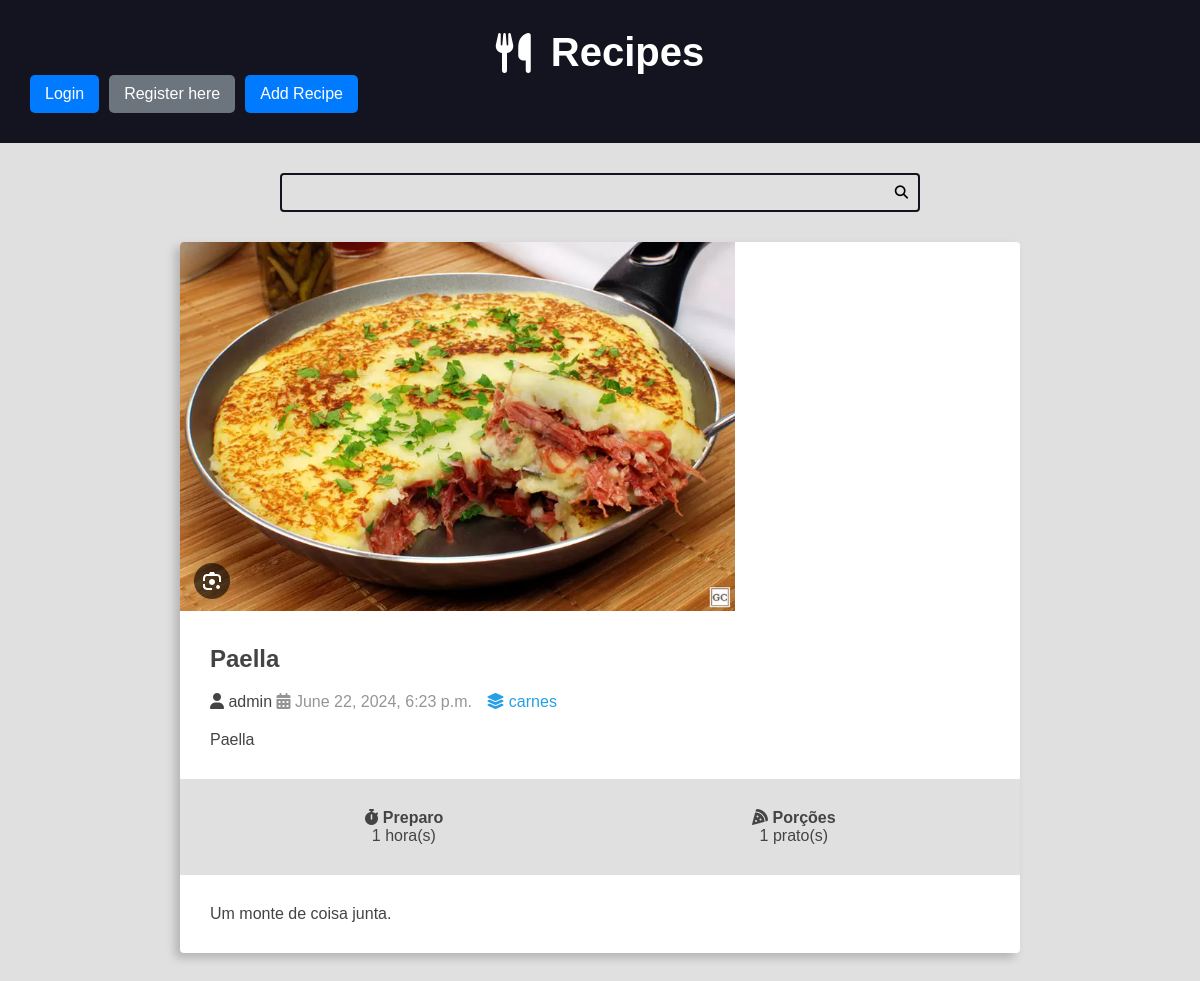
The app's page /recipes/3/ with its own data.
### recipes/models.py (models this page shows, shortened)
class Recipe(models.Model):
    title = models.CharField(max_length=65) #VARCHAR(65)
    description = models.CharField(max_length=165) #VARCHAR(165)
    slug = models.SlugField(unique=True) #VARCHAR
    preparation_time = models.IntegerField() #INTEGER
    preparation_time_unit = models.CharField(max_length=65)
    servings = models.IntegerField() #INTEGER
    servings_unit = models.CharField(max_length=65) #VARCHAR(65)
    preparation_steps = models.TextField() #TEXT
    preparation_steps_is_html = models.BooleanField(default=False) #BOOLEAN
    created_at = models.DateTimeField(auto_now_add=True) #TIMESTAMP
    updated_at = models.DateTimeField(auto_now=True) #TIMESTAMP
    is_published = models.BooleanField(default=False) #BOOLEAN
    cover = models.ImageField(upload_to='recipes/covers/%Y/%m/%d/') #VARCHAR
    category = models.ForeignKey(
        Category, on_delete=models.SET_NULL, null=True,
        blank=True, default=None
        ) #VARCHAR(65)
    author = models.ForeignKey(
        User, on_delete=models.SET_NULL, null=True
        ) #VARCHAR

class Category(models.Model):
    name = models.CharField(max_length=65) #VARCHAR(65)

### recipes/views.py (the view)
# urls.py: path('recipes/<int:id>/', recipe, name='recipes-recipe'), #Recipes
def recipe(request, id):
    recipe = get_object_or_404(Recipe,
        pk=id,
        is_published = True
        )
    return render(request, 'recipes/pages/recipe-view.html',context={
                    'recipe': recipe,
                    'is_detail_page': True,
                  })

### recipes/templates/recipes/pages/recipe-view.html (shortened to what this page needs)
{% extends 'recipes/pages/base.html' %}
{% block content %}
        <div class="main-content main-content-detail container">
            {% include 'recipes/partials/recipe.html' %}
        </div>
{% endblock content %}

### recipes/templates/recipes/partials/recipe.html (shortened to what this page needs)
{% load static %}
<div class="recipe recipe-list-item">
    <div class="recipe-cover">
        <img src="{{ recipe.cover.url }}" alt="Temporário">
    </div>
    <div class="recipe-title-container">
        <h2 class="recipe-title">
            {{ recipe.title }}
        </h2>
    </div>
    <div class="recipe-author">
        <span class="recipe-author-user">
            <i class="fas fa-user"></i>
            {% if recipe.author is not None %}
                {% if recipe.author.first_name %}
                {{ recipe.author.first_name}} {{recipe.author.last_name}}
                {% else %}
                {{ recipe.author.username }}
                {% endif %}
            {% else %}
        </span>
             Desconhecido
            {% endif %}
        <span class="recipe-author-item">
            <i class="fas fa-calendar-alt"></i>
                {{ recipe.created_at }}
        </span>
        {% if recipe.category is not None%}
        <span class="recipe-author-item">
            <a href="{% url 'recipes-category' recipe.category.id %}">
                <i class="fas fa-layer-group"></i>
                <span> {{ recipe.category.name }}</span>
            </a>
        </span>
        {% endif %}
    </div>
    <div class="recipe-content">
        <p> {{ recipe.description}}</p>
    </div>
    <div class="recipe-meta-container">
        <div class="recipe-meta recipe-preparation">
            <h3 class="recipe-meta-title"><i class="fas fa-stopwatch"></i> Preparo</h3>
            <div class="recipe-meta-text">
                {{ recipe.preparation_time}} {{ recipe.preparation_time_unit}}
            </div>
        </div>
        <div class="recipe-meta recipe-servings">
            <h3 class="recipe-meta-title"><i class="fas fa-pizza-slice"></i> Porções</h3>
            <div class="recipe-meta-text">
                {{recipe.servings}} {{recipe.servings_unit}}
            </div>
        </div>
    </div>
    {% if is_detail_page is True %}
    <div class="preparation-steps">
        {% if recipe.preparation_steps_is_html is True %}
            {{ recipe.preparation_steps | safe }}
        {% else %}
            {{ recipe.preparation_steps }}
        {% endif %}
    </div>
    {% endif %}
</div>

### recipes/static/recipes/css/style.css (style rules this page uses)
:root { --color-primary: #269fe6; --color-primary-hover: #2086c2; --color-primary-dark: #13141f; --color-primary-dark-hover: #212336; --color-primary-light: #d4ecfa; --color-primary-light-hover: #bdd8e7; --color-white: #fff; --color-black: #000; --color-dark-text: #444; --color-info-light: #cce5ff; --color-debug-light: #cce5ff; --color-success-light: #d4edda; --color-alert-light: #fff3cd; --color-warning-light: #fff3cd; --color-error-light: #f8d7da; --color-info-dark: #4d86c4; --color-debug-dark: #4d86c4; --color-success-dark: #4a9c5d; --color-alert-dark: #927f40; --color-warning-dark: #927f40; --color-error-dark: #da525d; --color-gray-0: #f9f9f9; --color-gray-1: #e0e0e0; --color-gray-2: #c7c7c7; --color-gray-3: #aeaeae; --color-gray-4: #959595; --color-gray-5: #7d7d7d; --color-gray-6: #646464; --color-gray-7: #4b4b4b; --color-gray-8: #323232; --color-gray-9: #191919; --font-primary: sans-serif; --font-headings: 'Roboto Slab', serif; --spacing-gutter-medium: 3rem; --spacing-gutter-large: 4rem; }
* { padding: 0; margin:0; box-sizing: border-box; }
html { font-size: 62.5%; }
body { font-size: 1.6rem; font-family: var(--font-primary); background: var(--color-gray-1); color: var(--color-dark-text); }
.container { max-width: 144rem; margin: 0 auto; padding: var(--spacing-gutter-medium); }
.main-content { padding-top: 0; }
.recipe { background: var(--color-white); box-shadow: -5px 5px 10px rgba(0,0,0,.2); transition: all 300ms ease-in-out; transform: scale(1); border-radius: .4rem; overflow: hidden; }
.recipe img { max-width: 100%; }
.recipe-list-item { max-width: 64rem; height: fit-content; }
.recipe-title-container { padding: var(--spacing-gutter-medium); padding-bottom: 2rem; }
.recipe-author { padding: 0 var(--spacing-gutter-medium); }
.recipe-content { padding: var(--spacing-gutter-medium); padding-top: 2rem ; }
.recipe-author-item { color: var(--color-gray-4); margin-right: 1rem; }
.recipe-author a { color: var(--color-primary); transition: all 300ms ease-in-out; text-decoration: none; }
.recipe-meta-container { display: flex; flex-flow: row wrap; padding: var(--spacing-gutter-medium); background: var(--color-gray-1); }
.recipe-meta { display: flex; flex-flow: column wrap; flex-shrink: 1; flex-grow: 1; text-align: center; }
.recipe-meta-title { font-size: 1.6rem; }
.preparation-steps { padding: var(--spacing-gutter-medium); }
.main-content-detail .recipe-list-item { max-width: 84rem; margin:0 auto; }

### records on screen
Recipe: cover (picture), title "Paella", author.username "admin", created_at "June 22, 2024, 6:23 p.m.", category.name "carnes", description "Paella", preparation_time "1", preparation_time_unit "hora(s)", servings "1", servings_unit "prato(s)", preparation_steps "Um monte de coisa junta."
